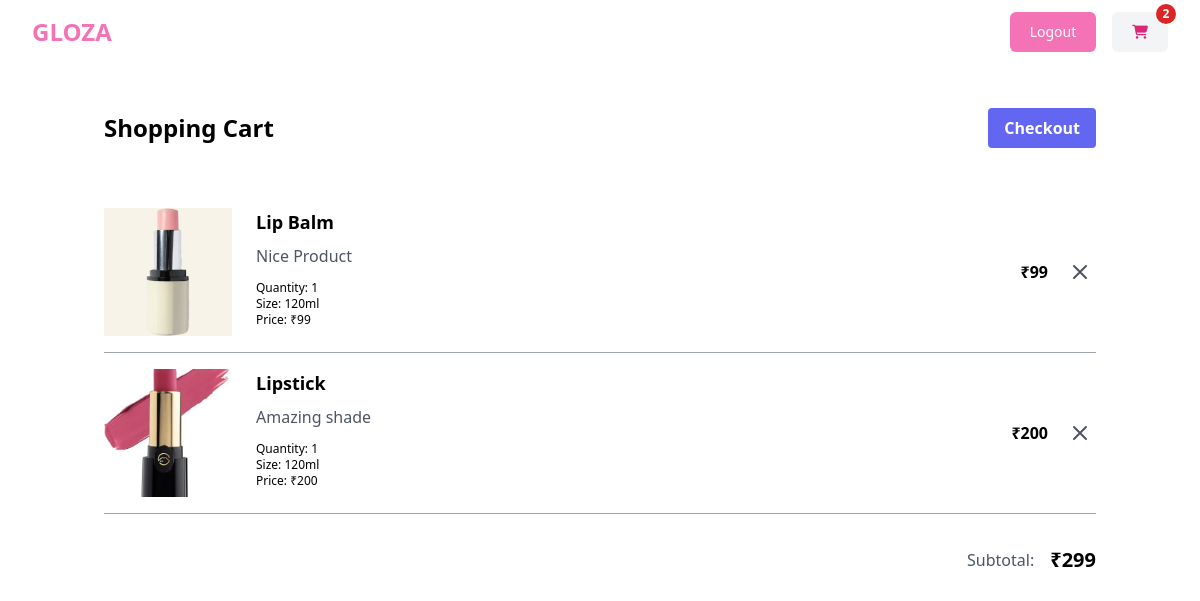
Screenshot of /cart/summary/ (signed in) with the database file from the repository.
### store/models.py (models this page shows, shortened)
class BaseModel(models.Model):
    created_date=models.DateTimeField(auto_now_add=True)
    updated_date=models.DateTimeField(auto_now=True)
    is_active=models.BooleanField(default=True)

class BasketItem(BaseModel):
    Product_object=models.ForeignKey(Product,on_delete=models.CASCADE)
    quantity=models.PositiveIntegerField(default=1)
    size_object=models.ForeignKey(Size,on_delete=models.CASCADE)
    is_order_placed=models.BooleanField(default=False)
    basket_object=models.ForeignKey(Basket,on_delete=models.CASCADE,related_name="cart_item")
    @property
    def item_total(self):
        return self.quantity * self.Product_object.price

class Product(BaseModel):
    title=models.CharField(max_length=200)
    description=models.TextField()
    price=models.PositiveIntegerField()
    picture=models.ImageField(upload_to="product_images",null=True,blank=True)
    color=models.CharField(max_length=200)
    category_object=models.ForeignKey(Category,on_delete=models.CASCADE)
    size_object=models.ManyToManyField(Size)
    tag_object=models.ManyToManyField(Tag)

class Size(BaseModel):
    name=models.CharField(max_length=200,)

### store/views.py (the view)
# urls.py: path('cart/summary/',views.CartSummaryView.as_view(),name="cart-summary"),
@method_decorator(decorators,name='dispatch')
class CartSummaryView(View):
    template_name="cart_summary.html"
    def get(self,request,*args,**kwars):
        qs=BasketItem.objects.filter(basket_object=request.user.cart,is_order_placed=False)
        basket_total=sum([bi.item_total for bi in qs])
        return render(request, self.template_name,{"basket_items":qs,"basket_total":basket_total})

### store/context_processors.py (called while the page is built)
def cart_count_context(request):
    count=0
    if request.user.is_authenticated:
        count=request.user.cart.cart_item.filter(is_order_placed=False).count()
        return {'item_count': count}
    return{}

### store/templates/cart_summary.html
{%extends 'base.html'%}
{%block main_block%}
<div class="container mx-auto px-4 py-8">
    <div class="flex flex-col md:flex-row md:justify-between md:items-center">
        <h1 class="text-2xl font-bold my-4">Shopping Cart</h1>
        <a href="{% url 'place-order' %}" class="bg-indigo-500 hover:bg-indigo-700 text-white font-bold py-2 px-4 rounded cursor-pointer">
            Checkout
        </a>
    </div>
    <div class="mt-8">
        {% for bi in basket_items %}
        <div class="flex flex-col md:flex-row border-b border-gray-400 py-4">
            <div class="flex-shrink-0">
                <img src="{{bi.Product_object.picture.url}}" alt="Product image" class="w-32 h-32 object-cover">
            </div>
            <div class="flex justify-between w-full">
                <div class="mt-4 md:mt-0 md:ml-6">
                    <h2 class="text-lg font-bold">{{bi.Product_object.title}}</h2>
                    <p class="mt-2 text-gray-600 mb-3">{{bi.Product_object.description}}</p>
                    <p class="text-xs">Quantity: {{bi.quantity}}</p>
                    <p class="text-xs">Size: {{bi.size_object.name}}</p>
                    <p class="text-xs">Price: ₹{{bi.Product_object.price}}</p>
                </div>
                <div class="flex items-center justify-between space-x-4">
                    <span class="ml-auto font-bold">₹{{bi.item_total}}</span>
                    <a
                    href="{% url 'cart-item-remove' bi.id %}"
                    class="text-gray-600 hover:text-red-600 p-1 rounded-full cursor-pointer" aria-label="Remove item">
                        <svg xmlns="http://www.w3.org/2000/svg" class="w-6 h-6" fill="none" viewBox="0 0 24 24" stroke="currentColor">
                            <path stroke-linecap="round" stroke-linejoin="round" stroke-width="2" d="M6 18L18 6M6 6l12 12"/>
                        </svg>
                    </a>
                </div>
            </div>
        </div>
        {% endfor %}
    </div>
    <div class="flex justify-end items-center mt-8">
        <span class="text-gray-600 mr-4">Subtotal:</span>
        <span class="text-xl font-bold">₹{{basket_total}}</span>
    </div>
</div>
{%endblock%}

### rows the page displays
BasketItem: Product_object.picture (picture), Product_object "Lip Balm", Product_object.description "Nice Product", quantity "1", size_object.name "120ml", Product_object.price "99", item_total "99"
BasketItem: Product_object.picture (picture), Product_object "Lipstick", Product_object.description "Amazing shade", quantity "1", size_object.name "120ml", Product_object.price "200", item_total "200"

### other values shown
{{ item_count }} "2"
{{ basket_total }} "299"
